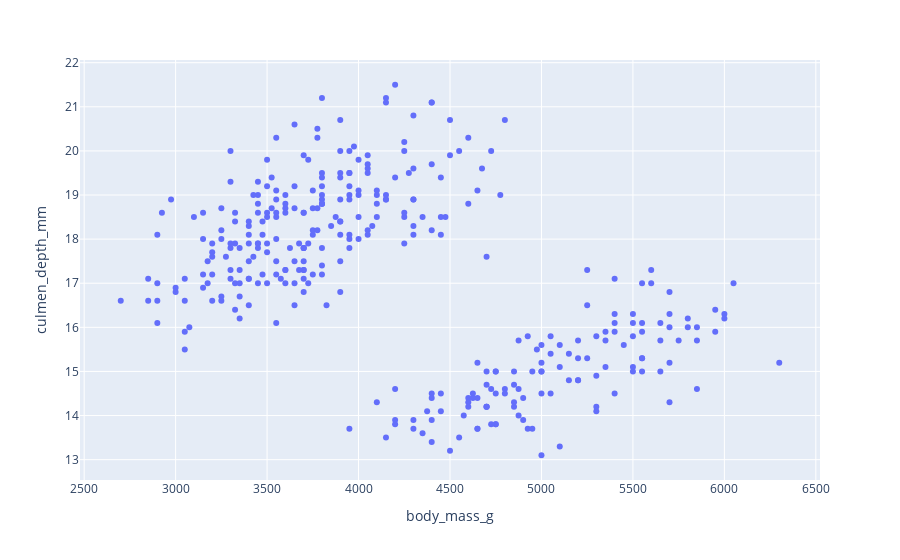

Here is the notebook cell this chart was saved with:
### Code cell
px.scatter(data_frame=df_size, x='body_mass_g', y='culmen_depth_mm')

### Figure 1 — Plotly figure (JSON) as saved in the notebook; plotly's stock layout.template omitted (floating-point values rounded to 4 significant figures; data arrays with more than 128 entries replaced by an {"elided": "..."} marker saying what was removed)
{"data": [{"hovertemplate": "body_mass_g=%{x}<br>culmen_depth_mm=%{y}<extra></extra>", "legendgroup": "", "marker": {"color": "#636efa", "symbol": "circle"}, "mode": "markers", "name": "", "orientation": "v", "showlegend": false, "type": "scatter", "x": {"elided": "344 int values"}, "xaxis": "x", "y": {"elided": "344 float values"}, "yaxis": "y"}], "layout": {"legend": {"tracegroupgap": 0}, "margin": {"t": 60}, "xaxis": {"anchor": "y", "domain": [0, 1], "title": {"text": "body_mass_g"}}, "yaxis": {"anchor": "x", "domain": [0, 1], "title": {"text": "culmen_depth_mm"}}}}
